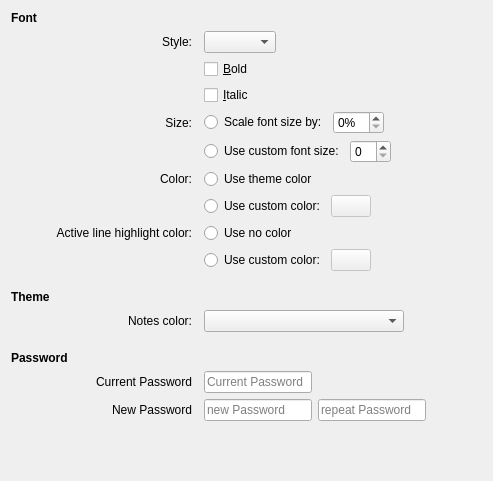
<?xml version="1.0" encoding="UTF-8"?>
<ui version="4.0">
 <class>config</class>
 <widget class="QWidget" name="config">
  <property name="geometry">
   <rect>
    <x>0</x>
    <y>0</y>
    <width>493</width>
    <height>481</height>
   </rect>
  </property>
  <layout class="QGridLayout" name="gridLayout">
   <item row="15" column="3">
    <layout class="QHBoxLayout" name="horizontalLayout_10">
     <item>
      <widget class="QLineEdit" name="currentPasswordLine">
       <property name="sizePolicy">
        <sizepolicy hsizetype="Preferred" vsizetype="Fixed">
         <horstretch>0</horstretch>
         <verstretch>0</verstretch>
        </sizepolicy>
       </property>
       <property name="inputMask">
        <string/>
       </property>
       <property name="text">
        <string/>
       </property>
       <property name="echoMode">
        <enum>QLineEdit::Password</enum>
       </property>
       <property name="placeholderText">
        <string>Current Password</string>
       </property>
      </widget>
     </item>
     <item>
      <spacer name="horizontalSpacer_8">
       <property name="orientation">
        <enum>Qt::Horizontal</enum>
       </property>
       <property name="sizeHint" stdset="0">
        <size>
         <width>40</width>
         <height>20</height>
        </size>
       </property>
      </spacer>
     </item>
    </layout>
   </item>
   <item row="1" column="3">
    <layout class="QHBoxLayout" name="horizontalLayout_4">
     <item>
      <widget class="KFontComboBox" name="fontStyleComboBox"/>
     </item>
     <item>
      <spacer name="horizontalSpacer_4">
       <property name="orientation">
        <enum>Qt::Horizontal</enum>
       </property>
       <property name="sizeHint" stdset="0">
        <size>
         <width>40</width>
         <height>20</height>
        </size>
       </property>
      </spacer>
     </item>
    </layout>
   </item>
   <item row="12" column="1">
    <widget class="QLabel" name="notesColorLabel">
     <property name="text">
      <string>Notes color:</string>
     </property>
     <property name="alignment">
      <set>Qt::AlignRight|Qt::AlignTrailing|Qt::AlignVCenter</set>
     </property>
     <property name="buddy">
      <cstring>notesColorComboBox</cstring>
     </property>
    </widget>
   </item>
   <item row="4" column="1">
    <widget class="QLabel" name="fontSizeLabel">
     <property name="text">
      <string>Size:</string>
     </property>
     <property name="alignment">
      <set>Qt::AlignRight|Qt::AlignTrailing|Qt::AlignVCenter</set>
     </property>
    </widget>
   </item>
   <item row="6" column="1">
    <widget class="QLabel" name="fontColorLabel">
     <property name="text">
      <string>Color:</string>
     </property>
     <property name="alignment">
      <set>Qt::AlignRight|Qt::AlignTrailing|Qt::AlignVCenter</set>
     </property>
    </widget>
   </item>
   <item row="12" column="3">
    <layout class="QHBoxLayout" name="horizontalLayout_6">
     <item>
      <widget class="KComboBox" name="notesColorComboBox">
       <property name="sizePolicy">
        <sizepolicy hsizetype="Fixed" vsizetype="Fixed">
         <horstretch>0</horstretch>
         <verstretch>0</verstretch>
        </sizepolicy>
       </property>
       <property name="minimumSize">
        <size>
         <width>200</width>
         <height>0</height>
        </size>
       </property>
      </widget>
     </item>
     <item>
      <spacer name="horizontalSpacer_5">
       <property name="orientation">
        <enum>Qt::Horizontal</enum>
       </property>
       <property name="sizeHint" stdset="0">
        <size>
         <width>40</width>
         <height>20</height>
        </size>
       </property>
      </spacer>
     </item>
    </layout>
   </item>
   <item row="7" column="3">
    <layout class="QHBoxLayout" name="horizontalLayout_2">
     <item>
      <widget class="QRadioButton" name="useCustomColor">
       <property name="sizePolicy">
        <sizepolicy hsizetype="Minimum" vsizetype="Fixed">
         <horstretch>0</horstretch>
         <verstretch>0</verstretch>
        </sizepolicy>
       </property>
       <property name="text">
        <string>Use custom color:</string>
       </property>
      </widget>
     </item>
     <item>
      <widget class="KColorButton" name="textColorButton">
       <property name="enabled">
        <bool>false</bool>
       </property>
      </widget>
     </item>
     <item>
      <spacer name="horizontalSpacer_6">
       <property name="orientation">
        <enum>Qt::Horizontal</enum>
       </property>
       <property name="sizeHint" stdset="0">
        <size>
         <width>40</width>
         <height>20</height>
        </size>
       </property>
      </spacer>
     </item>
    </layout>
   </item>
   <item row="16" column="3">
    <layout class="QHBoxLayout" name="horizontalLayout_5">
     <item>
      <widget class="QLineEdit" name="newPasswordLine1">
       <property name="sizePolicy">
        <sizepolicy hsizetype="Preferred" vsizetype="Fixed">
         <horstretch>0</horstretch>
         <verstretch>0</verstretch>
        </sizepolicy>
       </property>
       <property name="autoFillBackground">
        <bool>false</bool>
       </property>
       <property name="styleSheet">
        <string notr="true"/>
       </property>
       <property name="echoMode">
        <enum>QLineEdit::Password</enum>
       </property>
       <property name="placeholderText">
        <string>new Password</string>
       </property>
      </widget>
     </item>
     <item>
      <widget class="QLineEdit" name="newPasswordLine2">
       <property name="sizePolicy">
        <sizepolicy hsizetype="Preferred" vsizetype="Fixed">
         <horstretch>0</horstretch>
         <verstretch>0</verstretch>
        </sizepolicy>
       </property>
       <property name="echoMode">
        <enum>QLineEdit::Password</enum>
       </property>
       <property name="placeholderText">
        <string>repeat Password</string>
       </property>
      </widget>
     </item>
     <item>
      <spacer name="horizontalSpacer_3">
       <property name="orientation">
        <enum>Qt::Horizontal</enum>
       </property>
       <property name="sizeHint" stdset="0">
        <size>
         <width>40</width>
         <height>20</height>
        </size>
       </property>
      </spacer>
     </item>
    </layout>
   </item>
   <item row="14" column="0" colspan="2">
    <widget class="QLabel" name="spellCheckLabel">
     <property name="font">
      <font>
       <weight>75</weight>
       <bold>true</bold>
      </font>
     </property>
     <property name="text">
      <string>Password</string>
     </property>
    </widget>
   </item>
   <item row="21" column="1" colspan="3">
    <spacer name="verticalSpacer">
     <property name="orientation">
      <enum>Qt::Vertical</enum>
     </property>
     <property name="sizeHint" stdset="0">
      <size>
       <width>20</width>
       <height>9</height>
      </size>
     </property>
    </spacer>
   </item>
   <item row="0" column="0" colspan="2">
    <widget class="QLabel" name="fontGroupLabel">
     <property name="font">
      <font>
       <weight>75</weight>
       <bold>true</bold>
      </font>
     </property>
     <property name="text">
      <string>Font</string>
     </property>
    </widget>
   </item>
   <item row="11" column="0">
    <widget class="QLabel" name="themeGroupLabel">
     <property name="font">
      <font>
       <weight>75</weight>
       <bold>true</bold>
      </font>
     </property>
     <property name="text">
      <string>Theme</string>
     </property>
    </widget>
   </item>
   <item row="13" column="0">
    <spacer name="verticalSpacer_2">
     <property name="orientation">
      <enum>Qt::Vertical</enum>
     </property>
     <property name="sizeType">
      <enum>QSizePolicy::Fixed</enum>
     </property>
     <property name="sizeHint" stdset="0">
      <size>
       <width>20</width>
       <height>13</height>
      </size>
     </property>
    </spacer>
   </item>
   <item row="3" column="3">
    <widget class="QCheckBox" name="fontItalicCheckBox">
     <property name="text">
      <string>&amp;Italic</string>
     </property>
    </widget>
   </item>
   <item row="16" column="1">
    <widget class="QLabel" name="newPasswordLabel">
     <property name="text">
      <string>New Password</string>
     </property>
     <property name="alignment">
      <set>Qt::AlignRight|Qt::AlignTrailing|Qt::AlignVCenter</set>
     </property>
    </widget>
   </item>
   <item row="1" column="1">
    <widget class="QLabel" name="fontStyleLabel">
     <property name="text">
      <string>Style:</string>
     </property>
     <property name="alignment">
      <set>Qt::AlignRight|Qt::AlignTrailing|Qt::AlignVCenter</set>
     </property>
     <property name="buddy">
      <cstring>fontStyleComboBox</cstring>
     </property>
    </widget>
   </item>
   <item row="10" column="0">
    <spacer name="verticalSpacer_3">
     <property name="orientation">
      <enum>Qt::Vertical</enum>
     </property>
     <property name="sizeType">
      <enum>QSizePolicy::Fixed</enum>
     </property>
     <property name="sizeHint" stdset="0">
      <size>
       <width>20</width>
       <height>13</height>
      </size>
     </property>
    </spacer>
   </item>
   <item row="2" column="3">
    <widget class="QCheckBox" name="fontBoldCheckBox">
     <property name="text">
      <string>&amp;Bold</string>
     </property>
    </widget>
   </item>
   <item row="4" column="3">
    <layout class="QHBoxLayout" name="horizontalLayout_3">
     <item>
      <widget class="QRadioButton" name="autoFont">
       <property name="sizePolicy">
        <sizepolicy hsizetype="Fixed" vsizetype="Fixed">
         <horstretch>0</horstretch>
         <verstretch>0</verstretch>
        </sizepolicy>
       </property>
       <property name="text">
        <string>Scale font size by:</string>
       </property>
      </widget>
     </item>
     <item>
      <widget class="KIntSpinBox" name="autoFontPercent">
       <property name="suffix">
        <string>%</string>
       </property>
      </widget>
     </item>
     <item>
      <spacer name="horizontalSpacer_2">
       <property name="orientation">
        <enum>Qt::Horizontal</enum>
       </property>
       <property name="sizeHint" stdset="0">
        <size>
         <width>40</width>
         <height>20</height>
        </size>
       </property>
      </spacer>
     </item>
    </layout>
   </item>
   <item row="5" column="3">
    <layout class="QHBoxLayout" name="horizontalLayout">
     <item>
      <widget class="QRadioButton" name="customFont">
       <property name="sizePolicy">
        <sizepolicy hsizetype="Fixed" vsizetype="Fixed">
         <horstretch>0</horstretch>
         <verstretch>0</verstretch>
        </sizepolicy>
       </property>
       <property name="text">
        <string>Use custom font size:</string>
       </property>
      </widget>
     </item>
     <item>
      <widget class="KIntSpinBox" name="customFontSizeSpinBox"/>
     </item>
     <item>
      <spacer name="horizontalSpacer">
       <property name="orientation">
        <enum>Qt::Horizontal</enum>
       </property>
       <property name="sizeHint" stdset="0">
        <size>
         <width>40</width>
         <height>20</height>
        </size>
       </property>
      </spacer>
     </item>
    </layout>
   </item>
   <item row="8" column="1">
    <widget class="QLabel" name="fontBackgroundColorLabel">
     <property name="text">
      <string>Active line highlight color:</string>
     </property>
     <property name="alignment">
      <set>Qt::AlignRight|Qt::AlignTrailing|Qt::AlignVCenter</set>
     </property>
    </widget>
   </item>
   <item row="8" column="3">
    <widget class="QRadioButton" name="useNoColor">
     <property name="sizePolicy">
      <sizepolicy hsizetype="Expanding" vsizetype="Fixed">
       <horstretch>0</horstretch>
       <verstretch>0</verstretch>
      </sizepolicy>
     </property>
     <property name="text">
      <string>Use no color</string>
     </property>
     <property name="checked">
      <bool>false</bool>
     </property>
    </widget>
   </item>
   <item row="6" column="3">
    <widget class="QRadioButton" name="useThemeColor">
     <property name="sizePolicy">
      <sizepolicy hsizetype="Expanding" vsizetype="Fixed">
       <horstretch>0</horstretch>
       <verstretch>0</verstretch>
      </sizepolicy>
     </property>
     <property name="text">
      <string>Use theme color</string>
     </property>
     <property name="checked">
      <bool>false</bool>
     </property>
    </widget>
   </item>
   <item row="9" column="3">
    <layout class="QHBoxLayout" name="horizontalLayout_8">
     <item>
      <widget class="QRadioButton" name="useCustomBackgroundColor">
       <property name="sizePolicy">
        <sizepolicy hsizetype="Minimum" vsizetype="Fixed">
         <horstretch>0</horstretch>
         <verstretch>0</verstretch>
        </sizepolicy>
       </property>
       <property name="text">
        <string>Use custom color:</string>
       </property>
      </widget>
     </item>
     <item>
      <widget class="KColorButton" name="textBackgroundColorButton">
       <property name="enabled">
        <bool>false</bool>
       </property>
      </widget>
     </item>
     <item>
      <spacer name="horizontalSpacer_61">
       <property name="orientation">
        <enum>Qt::Horizontal</enum>
       </property>
       <property name="sizeHint" stdset="0">
        <size>
         <width>40</width>
         <height>20</height>
        </size>
       </property>
      </spacer>
     </item>
    </layout>
   </item>
   <item row="15" column="1">
    <widget class="QLabel" name="currentPasswordLabel">
     <property name="text">
      <string>Current Password</string>
     </property>
     <property name="alignment">
      <set>Qt::AlignRight|Qt::AlignTrailing|Qt::AlignVCenter</set>
     </property>
    </widget>
   </item>
  </layout>
 </widget>
 <customwidgets>
  <customwidget>
   <class>KFontComboBox</class>
   <extends>KComboBox</extends>
   <header>kfontcombobox.h</header>
  </customwidget>
  <customwidget>
   <class>KColorButton</class>
   <extends>QPushButton</extends>
   <header>kcolorbutton.h</header>
  </customwidget>
  <customwidget>
   <class>KComboBox</class>
   <extends>QComboBox</extends>
   <header>kcombobox.h</header>
  </customwidget>
  <customwidget>
   <class>KIntSpinBox</class>
   <extends>QSpinBox</extends>
   <header>knuminput.h</header>
  </customwidget>
 </customwidgets>
 <tabstops>
  <tabstop>fontStyleComboBox</tabstop>
  <tabstop>fontBoldCheckBox</tabstop>
  <tabstop>fontItalicCheckBox</tabstop>
  <tabstop>autoFont</tabstop>
  <tabstop>autoFontPercent</tabstop>
  <tabstop>customFont</tabstop>
  <tabstop>customFontSizeSpinBox</tabstop>
  <tabstop>useThemeColor</tabstop>
  <tabstop>useCustomColor</tabstop>
  <tabstop>textColorButton</tabstop>
  <tabstop>useNoColor</tabstop>
  <tabstop>useCustomBackgroundColor</tabstop>
  <tabstop>textBackgroundColorButton</tabstop>
  <tabstop>notesColorComboBox</tabstop>
  <tabstop>currentPasswordLine</tabstop>
  <tabstop>newPasswordLine1</tabstop>
  <tabstop>newPasswordLine2</tabstop>
 </tabstops>
 <resources/>
 <connections>
  <connection>
   <sender>customFont</sender>
   <signal>toggled(bool)</signal>
   <receiver>customFontSizeSpinBox</receiver>
   <slot>setEnabled(bool)</slot>
   <hints>
    <hint type="sourcelabel">
     <x>347</x>
     <y>148</y>
    </hint>
    <hint type="destinationlabel">
     <x>403</x>
     <y>149</y>
    </hint>
   </hints>
  </connection>
  <connection>
   <sender>autoFont</sender>
   <signal>toggled(bool)</signal>
   <receiver>autoFontPercent</receiver>
   <slot>setEnabled(bool)</slot>
   <hints>
    <hint type="sourcelabel">
     <x>328</x>
     <y>120</y>
    </hint>
    <hint type="destinationlabel">
     <x>384</x>
     <y>121</y>
    </hint>
   </hints>
  </connection>
  <connection>
   <sender>useCustomColor</sender>
   <signal>toggled(bool)</signal>
   <receiver>textColorButton</receiver>
   <slot>setEnabled(bool)</slot>
   <hints>
    <hint type="sourcelabel">
     <x>327</x>
     <y>202</y>
    </hint>
    <hint type="destinationlabel">
     <x>397</x>
     <y>204</y>
    </hint>
   </hints>
  </connection>
  <connection>
   <sender>useCustomBackgroundColor</sender>
   <signal>toggled(bool)</signal>
   <receiver>textBackgroundColorButton</receiver>
   <slot>setEnabled(bool)</slot>
   <hints>
    <hint type="sourcelabel">
     <x>327</x>
     <y>257</y>
    </hint>
    <hint type="destinationlabel">
     <x>397</x>
     <y>259</y>
    </hint>
   </hints>
  </connection>
 </connections>
</ui>
